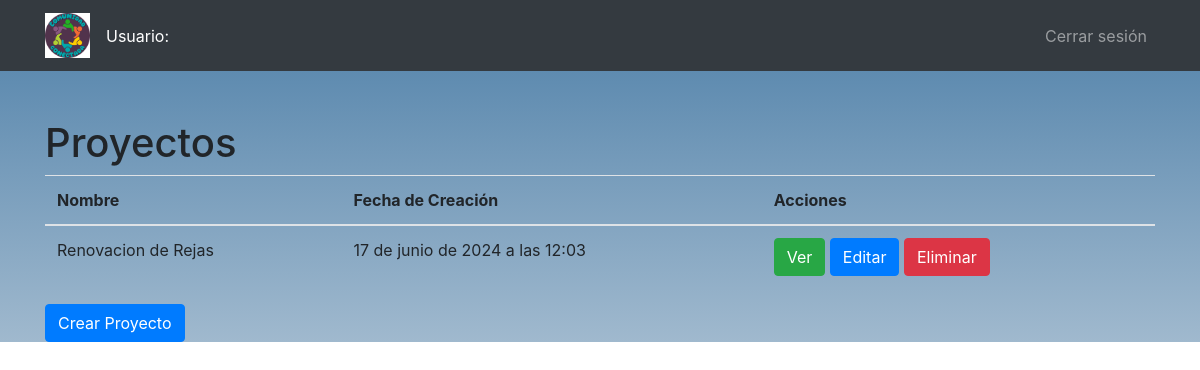
The page /proyectos/ (signed in) on the database its author committed.
### core/models.py (models this page shows, shortened)
class Proyecto(models.Model):
    nombre = models.CharField(max_length=100)
    descripcion = models.TextField()
    presupuesto = MoneyField(max_digits=10, decimal_places=2, default_currency='CLP')
    fecha_creacion = models.DateTimeField(auto_now_add=True)
    cupos = models.PositiveIntegerField(default=0)
    disponible = models.BooleanField(default=True)

### core/views.py (the view)
@login_required
def proyectos(request):
    proyectos = Proyecto.objects.all()
    form = ProyectoForm()  # Se crea una instancia del formulario ProyectoForm
    return render(request, 'proyectos.html', {'proyectos': proyectos, 'form': form})  # Se pasa 'form' al contexto

### core/templates/proyectos.html (shortened to what this page needs)
{% extends 'base.html' %}
{% block content %}
    <h1>Proyectos</h1>
    <table class="table">
        <thead>
            <tr>
                <th>Nombre</th>
                <th>Fecha de Creación</th>
                <th>Acciones</th>
            </tr>
        </thead>
        <tbody>
            {% for proyecto in proyectos %}
                <tr>
                    <td>{{ proyecto.nombre }}</td>
                    <td>{{ proyecto.fecha_creacion }}</td>
                    <td>
                        <button type="button" class="btn btn-success" data-toggle="modal" data-target="#verProyectoModal{{ proyecto.id }}">Ver</button>
                        <button type="button" class="btn btn-primary" data-toggle="modal" data-target="#editarProyectoModal{{ proyecto.id }}">Editar</button>
                        <button type="button" class="btn btn-danger" data-toggle="modal" data-target="#eliminarProyectoModal{{ proyecto.id }}">Eliminar</button>
                    </td>
                </tr>
            {% endfor %}
        </tbody>
    </table>
    <button type="button" class="btn btn-primary" data-toggle="modal" data-target="#crearProyectoModal">
        Crear Proyecto
    </button>
{% endblock content %}

### core/static/css/style.css (style rules this page uses)
body { background: linear-gradient(to bottom, #4d7fa8, #a0b9ce); background-repeat: no-repeat; background-size: cover; }

### rows shown on the page
Proyecto: nombre "Renovacion de Rejas", fecha_creacion "17 de junio de 2024 a las 12:03"
